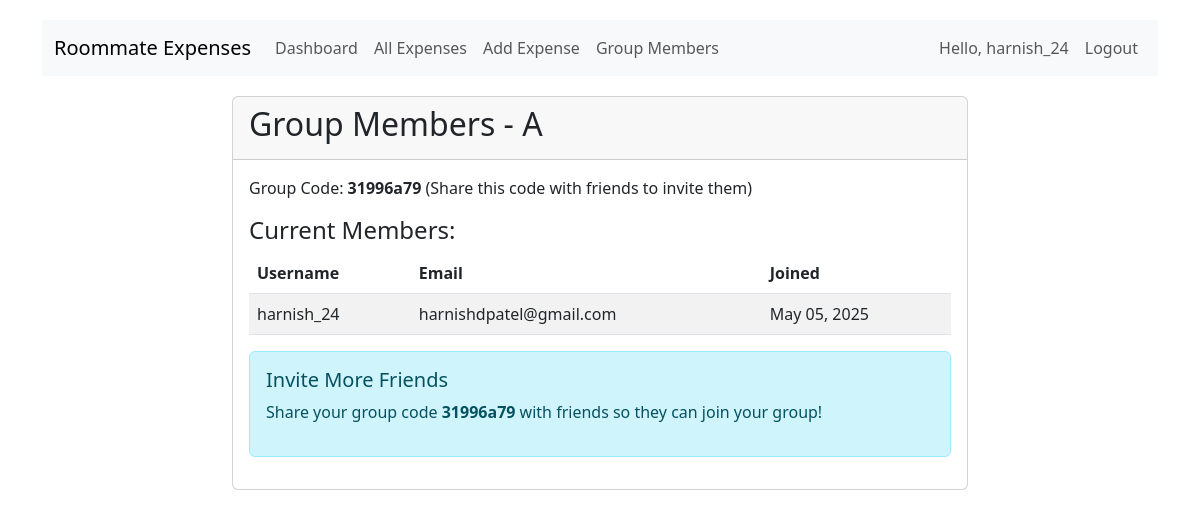
Page /group-members/ (signed in) on the committed database.
### expenses/models.py (models this page shows, shortened)
class UserProfile(models.Model):
    user = models.OneToOneField(User, on_delete=models.CASCADE)
    group = models.ForeignKey(Group, on_delete=models.SET_NULL, null=True, blank=True)

class Group(models.Model):
    name = models.CharField(max_length=100)
    code = models.CharField(max_length=20, unique=True)

### expenses/views.py (the view)
# urls.py: path('group-members/', views.group_members, name='group_members'),
@login_required
def group_members(request):
    profile = get_object_or_404(UserProfile, user=request.user)
    if not profile.group:
        return redirect('select_group')
    members = UserProfile.objects.filter(group=profile.group)
    return render(request, 'expenses/group_members.html', {'members': members})

### expenses/templates/expenses/group_members.html (shortened to what this page needs)
{% extends "expenses/base.html" %}
{% block content %}
<div class="row justify-content-center">
    <div class="col-md-8">
        <div class="card">
            <div class="card-header">
                <h2>Group Members - {{ user.userprofile.group.name }}</h2>
            </div>
            <div class="card-body">
                <p>Group Code: <strong>{{ user.userprofile.group.code }}</strong> (Share this code with friends to invite them)</p>
                <h4>Current Members:</h4>
                <table class="table table-striped">
                    <thead>
                        <tr>
                            <th>Username</th>
                            <th>Email</th>
                            <th>Joined</th>
                        </tr>
                    </thead>
                    <tbody>
                        {% for profile in members %}
                        <tr>
                            <td>{{ profile.user.username }}</td>
                            <td>{{ profile.user.email }}</td>
                            <td>{{ profile.user.date_joined|date:"M d, Y" }}</td>
                        </tr>
                        {% endfor %}
                    </tbody>
                </table>
                <div class="alert alert-info mt-3">
                    <h5>Invite More Friends</h5>
                    <p>Share your group code <strong>{{ user.userprofile.group.code }}</strong> with friends so they can join your group!</p>
                </div>
            </div>
        </div>
    </div>
</div>
{% endblock %}

### expenses/templates/expenses/base.html (shortened to what this page needs)
<!DOCTYPE html>
<html lang="en">
<head>
    <link href="https://cdn.jsdelivr.net/npm/bootstrap@5.3.0-alpha1/dist/css/bootstrap.min.css" rel="stylesheet">
</head>
<body>
    <div class="container">
        <nav class="navbar navbar-expand-lg navbar-light bg-light">
            <div class="container-fluid">
                <a class="navbar-brand" href="{% url 'dashboard' %}">Roommate Expenses</a>
                <div class="collapse navbar-collapse" id="navbarNav">
                    <ul class="navbar-nav">
                        {% if user.is_authenticated %}
                            <li class="nav-item">
                                <a class="nav-link" href="{% url 'dashboard' %}">Dashboard</a>
                            </li>
                            <li class="nav-item">
                                <a class="nav-link" href="{% url 'expense_list' %}">All Expenses</a>
                            </li>
                            <li class="nav-item">
                                <a class="nav-link" href="{% url 'add_expense' %}">Add Expense</a>
                            </li>
                            <li class="nav-item">
                                <a class="nav-link" href="{% url 'group_members' %}">Group Members</a>
                            </li>
                        {% endif %}
                    </ul>
                    <ul class="navbar-nav ms-auto">
                        {% if user.is_authenticated %}
                            <li class="nav-item">
                                <span class="nav-link">Hello, {{ user.username }}</span>
                            </li>
                            <li class="nav-item">
                                <a class="nav-link" href="{% url 'logout' %}">Logout</a>
                            </li>
                        {% endif %}
                    </ul>
                </div>
            </div>
        </nav>
        {% block content %}{% endblock %}
    </div>
</body>
</html>

### expenses/templates/expenses/base.html (style rules this page uses)
body { padding-top: 20px; padding-bottom: 20px; }
.navbar { margin-bottom: 20px; }

### rows in the picture
UserProfile: user.username "harnish_24", user.email "harnishdpatel@gmail.com", user.date_joined "May 05, 2025"

### other values in the picture
{{ user.username }} "harnish_24"
{{ user.userprofile.group.name }} "A"
{{ user.userprofile.group.code }} "31996a79"
